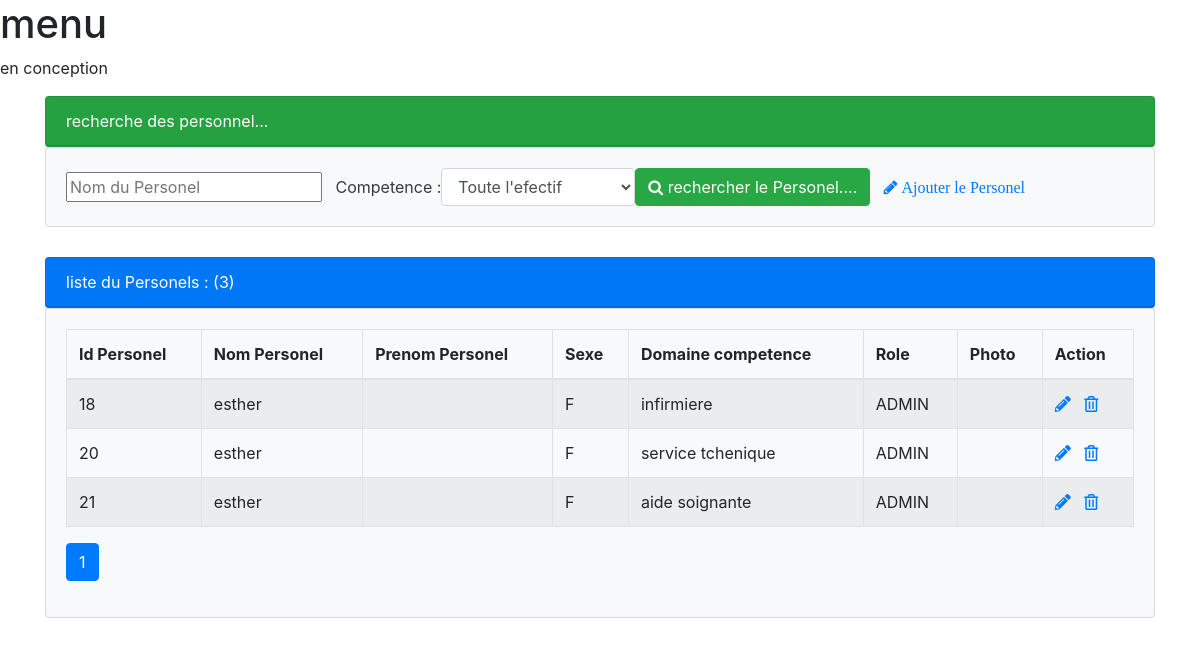
Screenshot of /personel.php?nomPersonel=esther with the database file from the repository.
### tables this page shows
CREATE TABLE `Personel_Domaine_competence` (
  `id_personel_Domaine_competence` int(11) NOT NULL AUTO_INCREMENT,
  `personel_id` int(11) NOT NULL,
  `domaine_competence_id` int(11) NOT NULL,
  PRIMARY KEY (`id_personel_Domaine_competence`,`personel_id`,`domaine_competence_id`),
  KEY `fk_Personel_has_Domaine_competence_Domaine_competence1_idx` (`domaine_competence_id`),
  KEY `fk_Personel_has_Domaine_competence_Personel1_idx` (`personel_id`),
  CONSTRAINT `fk_Personel_has_Domaine_competence_Domaine_competence1` FOREIGN KEY (`domaine_competence_id`) REFERENCES `Domaine_competence` (`id_domaine_competence`) ON DELETE NO ACTION ON UPDATE NO ACTION,
  CONSTRAINT `fk_Personel_has_Domaine_competence_Personel1` FOREIGN KEY (`personel_id`) REFERENCES `Personel` (`id_personel`) ON DELETE NO ACTION ON UPDATE NO ACTION
);

CREATE TABLE `Personel` (
  `id_personel` int(11) NOT NULL AUTO_INCREMENT,
  `nom_personel` varchar(50) NOT NULL,
  `matricule` varchar(70) NOT NULL,
  `sexe` char(2) NOT NULL,
  `etat` tinyint(2) DEFAULT '0',
  `role` varchar(45) DEFAULT NULL,
  PRIMARY KEY (`id_personel`),
  UNIQUE KEY `fk_matricule` (`matricule`)
);

CREATE TABLE `Domaine_competence` (
  `id_domaine_competence` int(11) NOT NULL AUTO_INCREMENT,
  `domaine_competence` varchar(45) DEFAULT NULL,
  PRIMARY KEY (`id_domaine_competence`)
);

### personel.php (the view, shortened to what this page needs)
<?php
	require_once("connexionBD.php");
	$size =  isset($_GET['size'])?$_GET['size']:6;
	$page =  isset($_GET['page'])?$_GET['page']:1;
	$offset = ($page-1)*$size;
	$nomP = isset($_GET['nomPersonel'])?$_GET['nomPersonel']:"";
	$domaine_competence = isset($_GET['domaine_competence'])?$_GET['domaine_competence']:"all";
	if($domaine_competence=='all'){
		$requete = "SELECT * FROM Personel INNER JOIN Personel_Domaine_competence ON Personel.id_personel = Personel_Domaine_competence.personel_id INNER JOIN Domaine_competence ON Personel_Domaine_competence.domaine_competence_id = Domaine_competence.id_domaine_competence WHERE nom_personel  LIKE '%$nomP%' ORDER BY id_personel_Domaine_competence LIMIT  $size offset $offset ";
		$requeteCount = "SELECT count(*) countF FROM Personel INNER JOIN Personel_Domaine_competence ON Personel.id_personel = Personel_Domaine_competence.personel_id INNER JOIN Domaine_competence ON Personel_Domaine_competence.domaine_competence_id = Domaine_competence.id_domaine_competence WHERE nom_personel  LIKE '%$nomP%' ORDER BY id_personel_Domaine_competence";
	}
	$resultatF=$conn->query($requete);
	$resultatcount = $conn->query($requeteCount);
	$tabCount = $resultatcount->fetch();
	$nbPersonel= $tabCount['countF'];
	$reste = $nbPersonel%$size;
	if($reste ===0){
		$nbpage= $nbPersonel/$size;
	}else{
		$nbpage=floor($nbPersonel/$size) +1;
	}
?>
<!DOCTYPE html>
	<html>
	<head>
		<link rel="stylesheet" href="https://stackpath.bootstrapcdn.com/bootstrap/4.4.1/css/bootstrap.min.css">
		<link rel="stylesheet" href="https://use.fontawesome.com/releases/v5.7.0/css/all.css">
		<link rel="stylesheet" href="https://maxcdn.bootstrapcdn.com/font-awesome/4.7.0/css/font-awesome.min.css">
	</head>
	<body>
		<?php
			include("public/menu.php");
		?>
		<div class="container margintop1">
			<div class="card bg-success text-white">
				<div class="card-header">recherche des personnel...</div>
			</div>
			<div class="card bg-light text-dark">
				<div class="card-body">
					<form method="GET" action="personel.php" class="form-inline">
						<div class="from-group">
							<input type="text" name="nomPersonel" placeholder="Nom du Personel">
						</div>&nbsp &nbsp
						<label for="domaine_competence">Competence :</label>
						<select name="domaine_competence" class="form-control" id="domaine_competence" onchange="this.form.submit()">
							<option value="all" <?php if($domaine_competence==='all') echo 'selected' ?> >Toute l'efectif
							</option>
						</select>
						<button type="submit" class="btn btn-success"><span class="fa fa-search"></span> rechercher le Personel....</button>
						<a href="ajouterPersonel.php"><span class="fa fa-pencil"> Ajouter le Personel</a>
					</form>
				</div>
			</div>
			<div class="card bg-primary text-white margintop">
				<div class="card-header">liste du Personels : (<?php echo $nbPersonel?>)</div>
			</div>
			<div class="card bg-light text-dark">
				<div class="card-body">
					<table class="table table-striped table-bordered">
						<thead>
							<tr>
								<th>Id Personel</th><th>Nom Personel</th><th>Prenom Personel</th><th>Sexe</th><th>Domaine competence</th><th>Role</th><th>Photo</th><th>Action</th>
							</tr>
						</thead>
						<tbody>
							<?php while($personel = $resultatF->fetch()) { ?>
								<tr>
									<td><?php echo $personel['id_personel_Domaine_competence']?></td>
									<td><?php echo $personel['nom_personel']?></td>
									<td><?php echo $personel['prenom_personel']?></td>
									<td><?php echo $personel['sexe']?></td>
									<td><?php echo $personel['domaine_competence']?></td>
									<td><?php echo $personel['role']?></td>
									<td></td>
									<td>
										<a href="editerPersonel.php?id_personel_Domaine_competence=<?php echo $personel['id_personel_Domaine_competence']?>">
											<i class='fas fa-pencil-alt'></i>
										</a>
										<a onclick="return confirm('Etes vous sur de vouloir supprimer le Personel ?')"href="supprimerPersonel.php?id_personel_Domaine_competence=<?php echo $personel['id_personel_Domaine_competence']?>" id="modifierPersonel">
											<i class='far fa-trash-alt'></i>
										</a>
									</td>
								</tr>
							<?php } ?>
						</tbody>
					</table>
					<div>
						<ul class="pagination pagination-md">
							<?php for($i=1; $i<= $nbpage; $i++){ ?>
								<li class="page-item <?php if($i==$page) echo 'active' ?> ">
									<a class="page-link" href="utilisateurs.php?page=<?php echo $i; ?>&nomP=<?php echo $nomP?>&domaine_competence=<?php echo $domaine_competence?>">
									 	<?php echo $i; ?>
									</a>
								</li>
							<?php } ?>
						</ul>
					</div>
				</div>
			</div>
		</div>
	</body>
</html>

### personel.php (style rules this page uses)
.margintop1 { margin-top: 10px; }
.margintop { margin-top: 30px; }

### rows the page displays
personel_domaine_competence: id_personel_Domaine_competence "18", personel.nom_personel "esther", personel.sexe "F", domaine_competence.domaine_competence "infirmiere", personel.role "ADMIN"
personel_domaine_competence: id_personel_Domaine_competence "20", personel.nom_personel "esther", personel.sexe "F", domaine_competence.domaine_competence "service tchenique", personel.role "ADMIN"
personel_domaine_competence: id_personel_Domaine_competence "21", personel.nom_personel "esther", personel.sexe "F", domaine_competence.domaine_competence "aide soignante", personel.role "ADMIN"

### other values shown
$nbPersonel "3"
